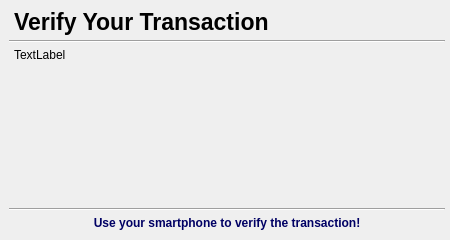
<?xml version="1.0" encoding="UTF-8"?>
<ui version="4.0">
 <class>SignConfirmationDialog</class>
 <widget class="QWidget" name="SignConfirmationDialog">
  <property name="geometry">
   <rect>
    <x>0</x>
    <y>0</y>
    <width>450</width>
    <height>240</height>
   </rect>
  </property>
  <widget class="QWidget" name="verticalLayoutWidget">
   <property name="geometry">
    <rect>
     <x>-1</x>
     <y>-1</y>
     <width>451</width>
     <height>241</height>
    </rect>
   </property>
   <layout class="QVBoxLayout" name="verticalLayout">
    <property name="spacing">
     <number>5</number>
    </property>
    <property name="leftMargin">
     <number>10</number>
    </property>
    <property name="topMargin">
     <number>10</number>
    </property>
    <property name="rightMargin">
     <number>5</number>
    </property>
    <item>
     <layout class="QHBoxLayout" name="horizontalLayout">
      <property name="spacing">
       <number>0</number>
      </property>
      <property name="leftMargin">
       <number>5</number>
      </property>
      <item>
       <widget class="QLabel" name="titleLabel">
        <property name="font">
         <font>
          <pointsize>17</pointsize>
          <weight>75</weight>
          <bold>true</bold>
         </font>
        </property>
        <property name="text">
         <string>Verify Your Transaction</string>
        </property>
       </widget>
      </item>
     </layout>
    </item>
    <item>
     <widget class="Line" name="line">
      <property name="orientation">
       <enum>Qt::Horizontal</enum>
      </property>
     </widget>
    </item>
    <item>
     <layout class="QHBoxLayout" name="horizontalLayout_6">
      <property name="leftMargin">
       <number>5</number>
      </property>
      <property name="rightMargin">
       <number>5</number>
      </property>
      <property name="bottomMargin">
       <number>0</number>
      </property>
      <item>
       <widget class="QLabel" name="longTextLabel">
        <property name="text">
         <string>TextLabel</string>
        </property>
        <property name="wordWrap">
         <bool>true</bool>
        </property>
       </widget>
      </item>
     </layout>
    </item>
    <item>
     <spacer name="verticalSpacer">
      <property name="orientation">
       <enum>Qt::Vertical</enum>
      </property>
      <property name="sizeHint" stdset="0">
       <size>
        <width>20</width>
        <height>40</height>
       </size>
      </property>
     </spacer>
    </item>
    <item>
     <layout class="QHBoxLayout" name="horizontalLayout_4">
      <property name="bottomMargin">
       <number>10</number>
      </property>
      <item>
       <widget class="QPushButton" name="pushButton_2">
        <property name="text">
         <string/>
        </property>
        <property name="flat">
         <bool>true</bool>
        </property>
       </widget>
      </item>
      <item>
       <widget class="QPushButton" name="pushButton">
        <property name="text">
         <string/>
        </property>
        <property name="flat">
         <bool>true</bool>
        </property>
       </widget>
      </item>
     </layout>
    </item>
    <item>
     <widget class="Line" name="line_2">
      <property name="orientation">
       <enum>Qt::Horizontal</enum>
      </property>
     </widget>
    </item>
    <item>
     <layout class="QHBoxLayout" name="horizontalLayout_5">
      <property name="bottomMargin">
       <number>10</number>
      </property>
      <item>
       <widget class="QLabel" name="smartphoneInfo">
        <property name="font">
         <font>
          <weight>75</weight>
          <bold>true</bold>
         </font>
        </property>
        <property name="styleSheet">
         <string notr="true">color: rgb(0,0,100)</string>
        </property>
        <property name="text">
         <string>Use your smartphone to verify the transaction!</string>
        </property>
        <property name="alignment">
         <set>Qt::AlignCenter</set>
        </property>
       </widget>
      </item>
     </layout>
    </item>
   </layout>
  </widget>
  <widget class="QWidget" name="bgWidget" native="true">
   <property name="enabled">
    <bool>true</bool>
   </property>
   <property name="geometry">
    <rect>
     <x>0</x>
     <y>0</y>
     <width>450</width>
     <height>241</height>
    </rect>
   </property>
   <property name="styleSheet">
    <string notr="true">border:1px;</string>
   </property>
  </widget>
  <zorder>bgWidget</zorder>
  <zorder>verticalLayoutWidget</zorder>
 </widget>
 <resources/>
 <connections/>
</ui>
